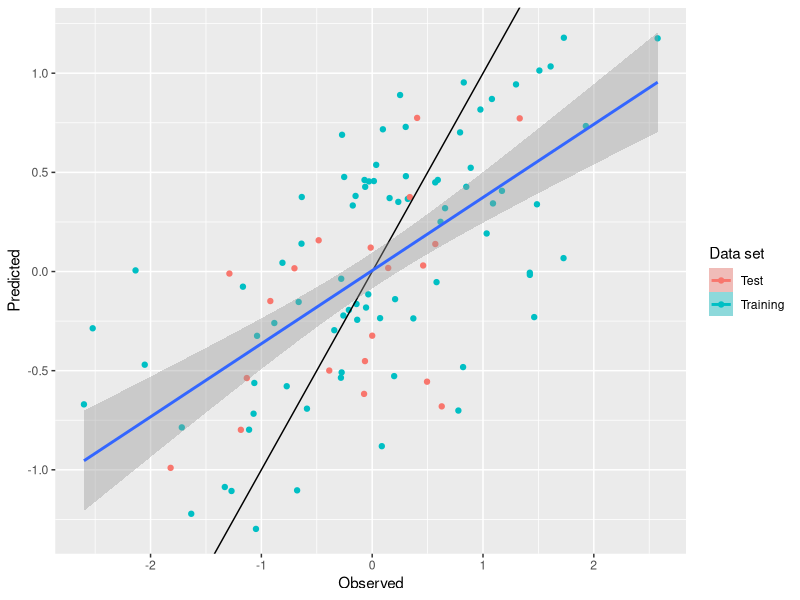
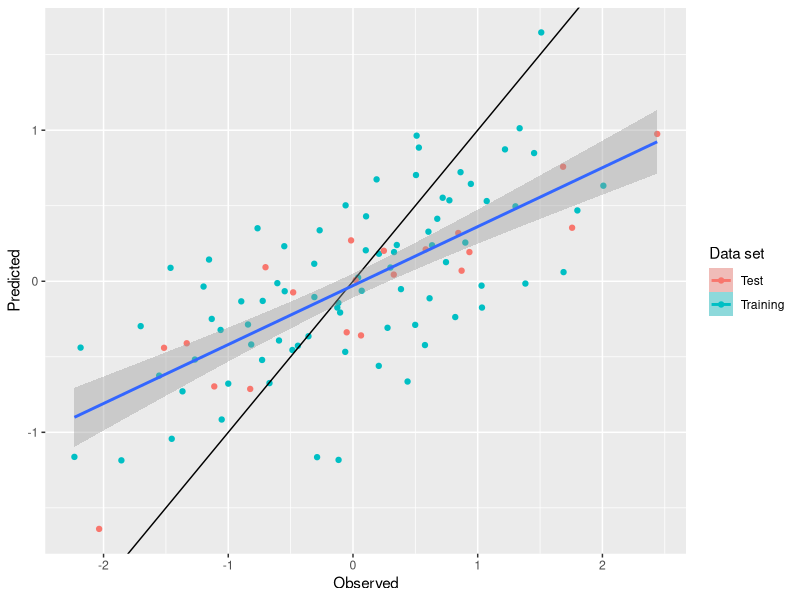
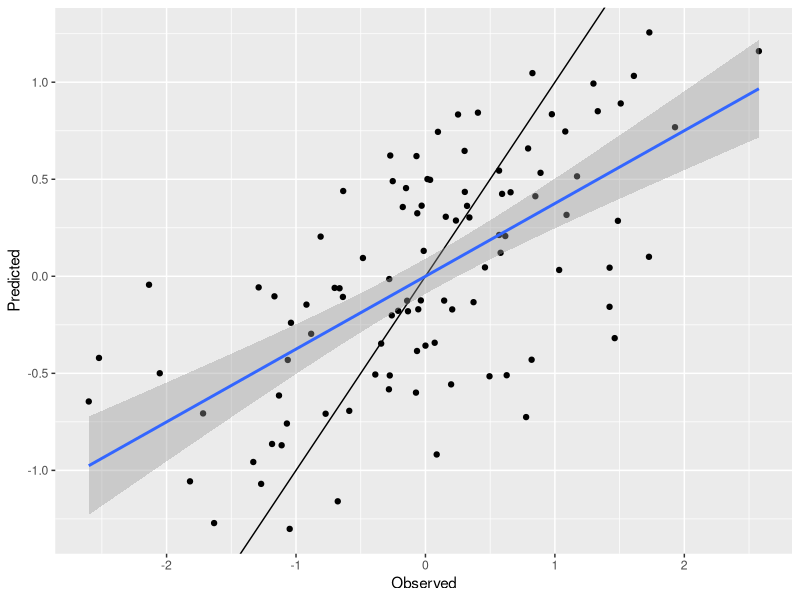
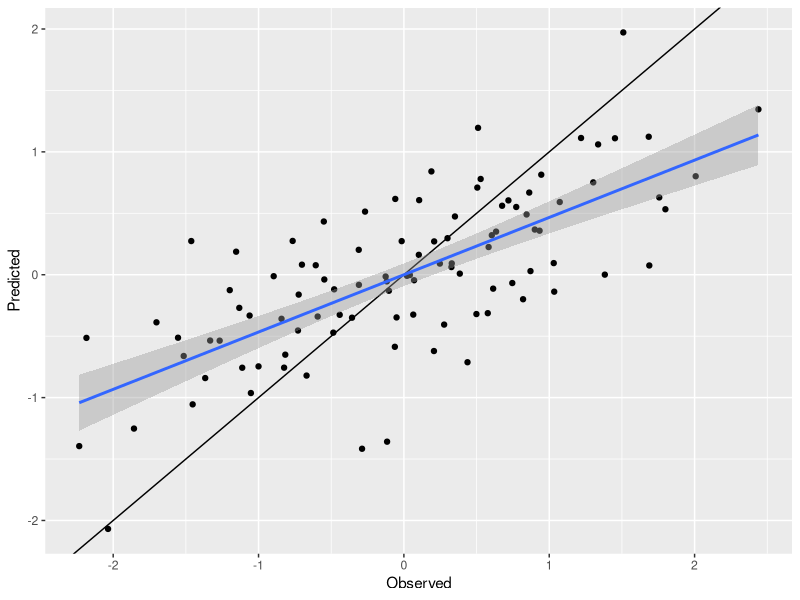

The R script that drew these images, in order:
## ---- chunk 1
library(tidyverse)
library(reshape2)
library(ggplot2)
library(cowplot)
library(mvtnorm)
library(corrplot)

rm(list = ls())
## ---- chunk 2
## intetcept
##
beta0 <- 1.0
## regression coefficients
##
beta <- c(1.0, -1.0, 1.0, 0.0, 0.0, 0.0, 0.0, 0.0, 0.0)
## pattern of correlation matrix, all non-zero entries are set to saem
## correlation, covariance matrix caldulated from individual variances and a 
## single association parameter governing the non-zero correlation coefficients
##
## Note: Not just any pattern will work here. The correlation matrix and
## covariance matrix generated from this pattern must be positive definite.
## If you change this pattern, you may get an error when you try to generate
## data with a non-zero association parameter.
##
Rho <- matrix(nrow = 9, ncol = , byrow = TRUE, 
              data = c(1,0,1,0,1,0,1,0,1,
                       0,1,0,1,0,1,0,1,0,
                       1,0,1,0,1,0,1,0,1,
                       0,1,0,1,0,1,0,1,0,
                       1,0,1,0,1,0,1,0,1,
                       0,1,0,1,0,1,0,1,0,
                       1,0,1,0,1,0,1,0,1,
                       0,1,0,1,0,1,0,1,0,
                       1,0,1,0,1,0,1,0,1
                       ))
## vector of standard deviations for covariates
##
sigma <- rep(1, 9)

## construct a covariance matrix from the pattern, standard deviations, and
## one parameter in [-1,1] that governs the magnitude of non-zero correlation
## coefficients
##
## Rho - the pattern of associations
## sigma - the vector of standard deviations
## rho - the association parameter
##
construct_Sigma <- function(Rho, sigma, rho) {
  ## get the correlation matris
  ##
  Rho <- Rho*rho
  for (i in 1:ncol(Rho)) {
    Rho[i,i] <- 1.0
  }
  ## notice the use of matrix multiplication
  ##
  Sigma <- diag(sigma) %*% Rho %*% diag(sigma)
  return(Sigma)
}

## set the random number seed manually so that every run of the code will 
## produce the same numbers
##
set.seed(1234)

n_samp <- 100
cov_str <- rmvnorm(n_samp,
                   mean = rep(0, nrow(Rho)),
                   sigma = construct_Sigma(Rho, sigma, 0.8))

resid <- rep(2.0, n_samp)

y_str <- rnorm(nrow(cov_str), mean = beta0 + cov_str %*% beta, sd = resid)
dat_1 <- data.frame(y_str, cov_str, rep("Strong", length(y_str)))

cov_str <- rmvnorm(n_samp,
                   mean = rep(0, nrow(Rho)),
                   sigma = construct_Sigma(Rho, sigma, 0.8))
y_str <- rnorm(nrow(cov_str), mean = beta0 + cov_str %*% beta, sd = resid)
dat_2 <- data.frame(y_str, cov_str, rep("Strong", length(y_str)))

column_names <- c("y", paste("x", seq(1, length(beta)), sep = ""), "Scenario")
colnames(dat_1) <- column_names
colnames(dat_2) <- column_names

dat_1[, 1:10] <- lapply(dat_1[, 1:10], scale)
dat_2[, 1:10] <- lapply(dat_2[, 1:10], scale)
## ---- chunk 3
library(glmnet)

lasso <- function(dat, title, holdout = 0.2) {
  x_vars <- model.matrix(y ~ x1 + x2 + x3 + x4 + x5 + x6 + x7 + x8 + x9, 
                         data = dat)[, -1]
  y_var <- dat$y
  
  ## select the training set (a random sample from 50% of the rows)
  ##
  train <- sample(1:nrow(x_vars), nrow(x_vars)*(1.0 - holdout))
  ## construct the text set
  ##
  test <- setdiff(1:nrow(x_vars), train)
  
  ## use a series of different lambda's that cv.glmnet() picks to identify
  ## the best one
  ##
  cv_output <- cv.glmnet(x_vars[train, ], y_var[train])
  
  ## now predict values for the test set and the training set so that we can
  ## compare observations with predictions for both of them
  ## 
  predict_train <- predict(cv_output, x_vars[train, ], s = "lambda.min")
  predict_train_mat <- cbind(y_var[train], predict_train, "Training")
  if (holdout > 0) {
    predict_test <- predict(cv_output, x_vars[test, ], s = "lambda.min")
    predict_test_mat <- cbind(y_var[test], predict_test, "Test")
    predict <- rbind(predict_train_mat, predict_test_mat)
  } else {
    predict <- predict_train_mat
  }
  
  colnames(predict) <- c("Observed", "Predicted", "Data set")
  predict <- as.data.frame(predict)
  predict$Observed <- as.numeric(as.character(predict$Observed))
  predict$Predicted <- as.numeric(as.character(predict$Predicted))
  
  if (holdout > 0) {
    p <- ggplot(predict, aes(x = Observed, y = Predicted, 
                             color = `Data set`, fill = `Data set`))
  } else {
    p <- ggplot(predict, aes(x = Observed, y = Predicted))
  }
  p <- p + geom_point() +
    geom_abline(slope = 1.0, intercept = 0.0) + 
    geom_smooth(aes(group = 1), method = "lm")
    ggtitle(title)
  print(p)

  return(cv_output)
}

## set seed to allow results to be reproduced
##
set.seed(1234)

lasso_1 <- lasso(dat_1, "Data set 1")
lasso_2 <- lasso(dat_2, "Data set 2")
## ---- chunk 4
lasso_1 <- lasso(dat_1, "Data set 1", holdout = 0.0)
lasso_2 <- lasso(dat_2, "Data set 2", holdout = 0.0)

round(coef(lasso_1, s = "lambda.min"), 3)
round(coef(lasso_2, s = "lambda.min"), 3)
## ---- chunk 5
new_data <- data.frame(x1 = 4.0, x2 = 4.0, x3 = 4.0,
                       x4 = 4.0, x5 = 4.0, x6 = 4.0,
                       x7 = 4.0, x8 = 4.0, x9 = 4.0)

predict_1 <- predict(lasso_1, as.matrix(new_data), s = "lambda.min")
predict_2 <- predict(lasso_2, as.matrix(new_data), s = "lambda.min")

cat("Prediction from data set 1: ", round(predict_1, 3), "\n",
    "Prediction from data set 2: ", round(predict_2, 3), "\n",
    "True answer:                ", beta0 + as.matrix(new_data) %*% beta, "\n", sep = "")
